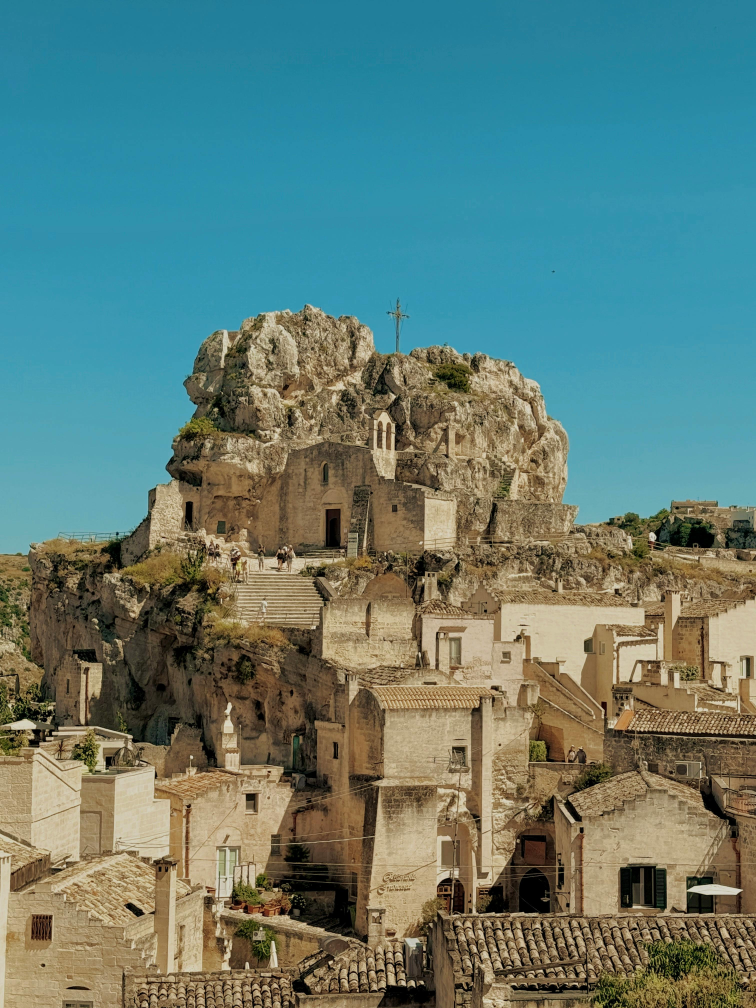
#> input picture city.jpg, 3024 x 4032 px (shown at 1/4 size)
$ python task0320_02.py
#> lines starting #> are read from the running program, lines starting #| are printed output that depends on the picture
import cv2

import sys


# 1. 사진 읽어오기 (예외 처리 포함)

img_path = 'city.jpg' # 본인의 사진 파일명으로 바꾸세요!

src = cv2.imread(img_path)
#> src is the input picture: shape (4032, 3024, 3); mean B, G, R 118.3, 125.6, 96.1


if src is None:

    print("이미지를 불러올 수 없습니다. 파일 경로를 확인하세요.")

    sys.exit() # 프로그램 안전하게 종료


# 2. 데이터 타입 및 배열 형태(가로, 세로, 채널) 출력

print(f"데이터 타입: {src.dtype}")
#| 데이터 타입: uint8

print(f"이미지 형태 (세로, 가로, 채널): {src.shape}")
#| 이미지 형태 (세로, 가로, 채널): (4032, 3024, 3)


# 3. 원본 컬러 영상을 명암(Gray) 영상으로 변환

gray = cv2.cvtColor(src, cv2.COLOR_BGR2GRAY)
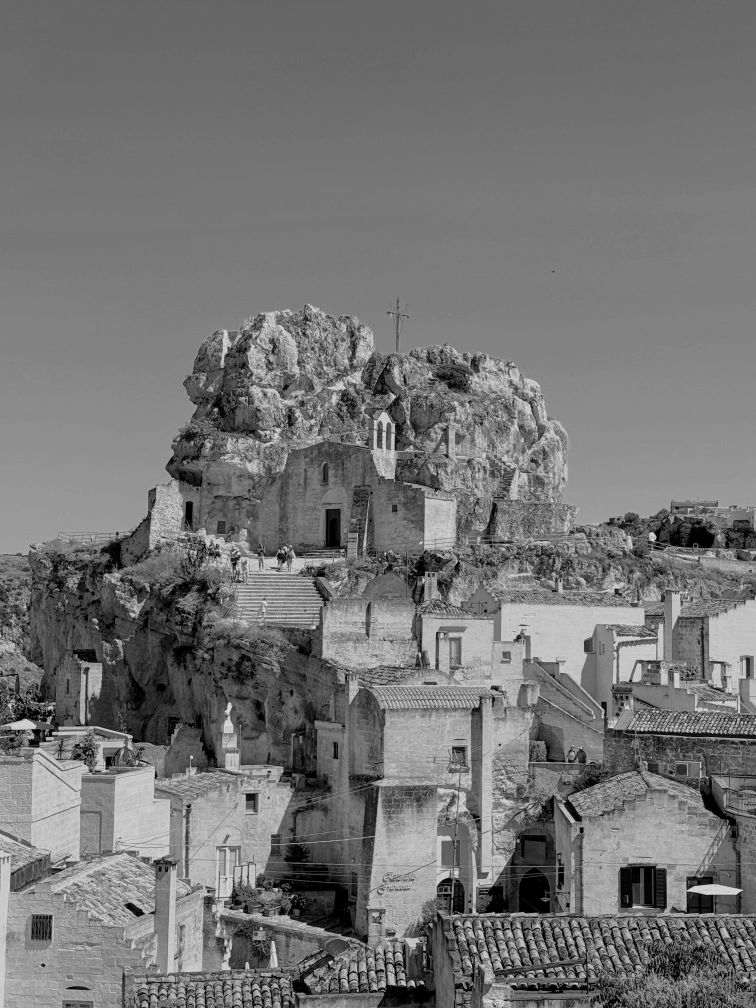
#> gray: shape (4032, 3024) (shown at 1/4 size); min 0, max 221, mean 116


# 4. 변환된 영상을 가로세로 50% 비율로 축소

# dsize=(0, 0)으로 두고 fx, fy를 0.5로 설정하면 반으로 줄어듭니다.

dst = cv2.resize(gray, dsize=(0, 0), fx=0.5, fy=0.5)


# 날짜 삽입: cv2.putText(이미지, 내용, 위치, 폰트, 크기, 색상, 두께)

text = "2036.03.20"

cv2.putText(dst, text, (20, 200), cv2.FONT_HERSHEY_SIMPLEX, 0.8, 255, 2)
#> dst: shape (2016, 1512); min 0, max 255, mean 116.1


# 6. 최종 결과 영상 화면 표시

cv2.imshow('Final Result', dst)


# 아무 키나 누르면 창이 닫히도록 설정

cv2.waitKey(0)

cv2.destroyAllWindows()
